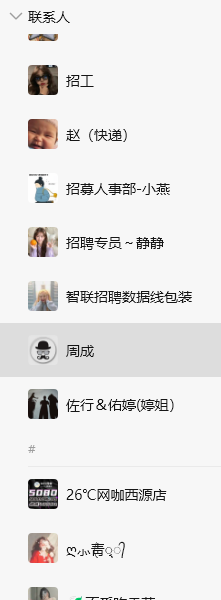
#> input picture bottom_test_0.png, 221 x 600 px; its folder holds only this picture in this run
$ python -i reocr_with_preprocess.py   (imports and definitions only)
#> lines starting #> are read from the running program, lines starting #| are printed output that depends on the picture; after the words box and inside, x2 and y2 are one past the last pixel; in counts of white or black regions, pixels touching at a corner belong together
#> further down, picture is the input picture: PIL image 221x600 RGB; mean R, G, B 233.1, 232.2, 231.8
# -*- coding: utf-8 -*-
"""
对已有截图重新进行预处理 + OCR，解决乱码问题

预处理流程：
  1. 裁切掉截图顶部/底部的非聊天区域
  2. 用 OpenCV 放大 3x（INTER_CUBIC）
  3. 双边滤波去噪（保边缘）
  4. 转灰度
  5. 自适应阈值二值化（增强对比度）
  6. 再用 PIL.ImageEnhance 增强对比度
  7. 送给 WinRT OCR（zh-Hans）

用法：
    python reocr_with_preprocess.py
"""

import sys
import io as _pyio
sys.stdout = _pyio.TextIOWrapper(sys.stdout.buffer, encoding='utf-8')
sys.stderr = _pyio.TextIOWrapper(sys.stderr.buffer, encoding='utf-8')

import os
import re
import asyncio
import glob
from pathlib import Path
from datetime import datetime

import cv2
import numpy as np
from PIL import Image, ImageEnhance, ImageFilter

# ===================== 配置 =====================
# 最近一次导出目录（自动找最新的）
DESKTOP = Path.home() / "Desktop"
CONTACT_NAME = "AiLy 李15502540306"

def find_latest_export_dir():
    dirs = sorted(
        [d for d in DESKTOP.iterdir() if d.is_dir() and d.name.startswith(f"微信导出_{CONTACT_NAME}")],
        key=lambda d: d.stat().st_mtime,
        reverse=True
    )
    return dirs[0] if dirs else None

# [1 line that did not run here, left out]
# ================================================


def preprocess_for_ocr(pil_img: Image.Image) -> Image.Image:
    """
    对截图做多步预处理，提升 OCR 准确率：
    1. 转为 OpenCV BGR
    2. 放大 3x（双三次插值）
    3. 双边滤波去噪
    4. 转灰度
    5. 自适应高斯阈值二值化
    6. 再轻微锐化
    """
    # PIL → OpenCV
    img_cv = cv2.cvtColor(np.array(pil_img.convert("RGB")), cv2.COLOR_RGB2BGR)

    # 1. 放大 3x（双三次插值，适合文字）
    h, w = img_cv.shape[:2]
#> h = 600; w = 221
    scale = 3
    img_up = cv2.resize(img_cv, (w * scale, h * scale), interpolation=cv2.INTER_CUBIC)
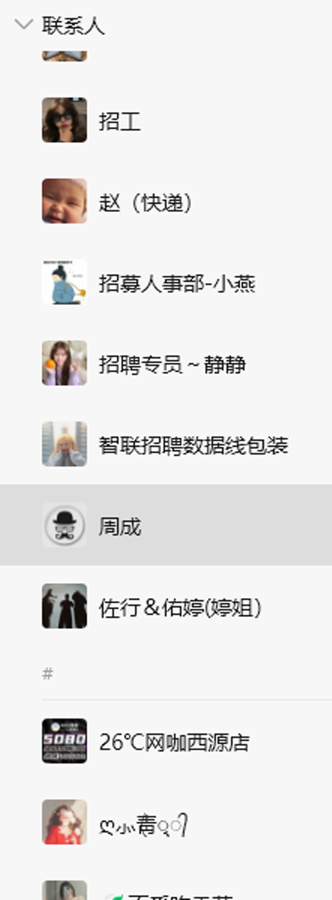
#> img_up: shape (1800, 663, 3) (shown at 1/2 size); mean B, G, R 231.6, 232, 232.9

    # 2. 双边滤波（去噪同时保留文字边缘）
    img_denoised = cv2.bilateralFilter(img_up, d=9, sigmaColor=75, sigmaSpace=75)

    # 3. 转灰度
    img_gray = cv2.cvtColor(img_denoised, cv2.COLOR_BGR2GRAY)

    # 4. 自适应高斯二值化（blockSize=31, C=10 适合微信聊天文字大小）
    img_bin = cv2.adaptiveThreshold(
        img_gray,
        maxValue=255,
        adaptiveMethod=cv2.ADAPTIVE_THRESH_GAUSSIAN_C,
        thresholdType=cv2.THRESH_BINARY,
        blockSize=31,
        C=10
    )
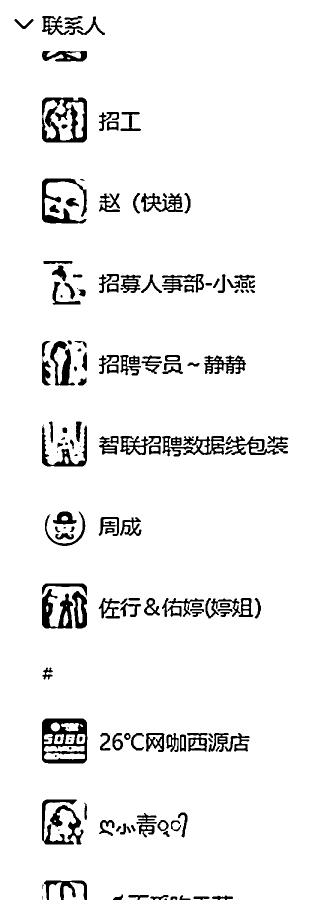
#> img_bin: shape (1800, 663) (shown at 1/2 size); 94.3% white; 166 black regions (20 under 20 px), largest, box (x1, y1, x2, y2) and area: (84, 1437, 175, 1527) 4320, (84, 195, 174, 285) 3943, (84, 1599, 167, 1689) 3001

    # 5. 轻微膨胀让细字变粗（提升识别率）
    kernel = np.ones((2, 2), np.uint8)
    img_bin = cv2.dilate(img_bin, kernel, iterations=1)
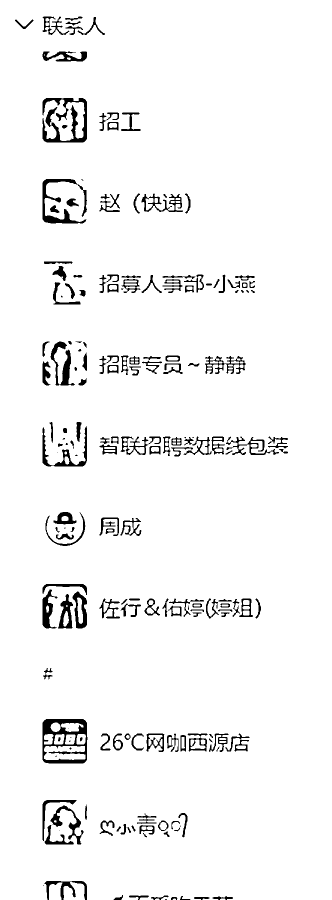
#> img_bin: shape (1800, 663) (shown at 1/2 size); 95.7% white; 180 black regions (22 under 20 px), largest, box (x1, y1, x2, y2) and area: (85, 1438, 175, 1527) 3630, (85, 196, 174, 285) 3255, (85, 358, 174, 447) 2213

    # 6. OpenCV → PIL，再增强对比度
    pil_result = Image.fromarray(img_bin).convert("RGB")
    pil_result = ImageEnhance.Sharpness(pil_result).enhance(2.0)

    return pil_result


# [70 lines left out: functions ocr_winrt, post_process_line, not called in this run]


# ── 噪声过滤规则（状态栏 / UI 控件 / 时间戳 / 系统通知）──────────────────
#
# 分三类：
#   A. 状态栏/窗口 UI（来自截图顶部）
#   B. 时间戳行（居中灰色小字，如"星期五 14:30"）
#   C. 系统通知（"你已添加了..."、"已在其它设备接听" 等）
#
NOISE_PATTERNS = [
    # ── A. 状态栏 / 窗口 UI ────────────────────────────────────────
    re.compile(r'^\d{1,2}二[A-Z0-9]\s*\d'),            # "12二52" 信号格
    re.compile(r'^\.ocal\s*Ag'),                         # ".ocal Ag.." WLAN
    re.compile(r'^\d\s*[,，]\s*\d{2}\s*[.．]\s*\d{2}'), # "0，12．03" 状态栏时间
    re.compile(r'^[刂刁]\s*[官宫]'),                     # "刂官" 图标
    re.compile(r'^[）)]\s*\d{1,2}\s*:\s*\d{2}'),        # "）11:17" 括号时间
    re.compile(r'^[隼隹]\s*\d'),                          # "隼0" 图标
    re.compile(r'^\d{4}$'),                              # 纯4位数（信号/电量）
    re.compile(r'^他人都'),                               # 状态栏通讯录
    re.compile(r'^亻回了\s*·\s*一消息'),                  # UI 元素

    # ── B. 时间戳行已移至 is_timestamp_line() 单独处理，此处不再过滤 ──

    # ── C. 系统通知（单行、内容固定）──────────────────────────────
    # "你已添加了AiLy李15502540306，现在可以开始聊天了。"
    re.compile(r'^你已添加了'),
    # "已在其它设备接听" / "^ 已在其它设接听"
    re.compile(r'已在其[他它].*设.*接听'),
    # "通话时长12:43"
    re.compile(r'^通话时长'),
    # 语音/视频通话被拒绝/未接
    re.compile(r'(未接|已拒绝|邀请你.*通话|发起了.*通话)'),
    # "[图片]" "[语音]" "[视频]" 等占位符
    re.compile(r'^\[(图片|语音|视频|表情|文件|链接|位置|红包|转账)\]$'),
]


# [30 lines left out: function is_noise_line, not called in this run]


# 时间戳行识别规则
TIMESTAMP_PATTERNS = [
    re.compile(r'^星期[一二三四五六日]\s*\d{1,2}:\d{2}$'),          # "星期五14:30"
    re.compile(r'^星[一二三四五六日]\s*\d{1,2}:\d{2}$'),            # "星五14:30"（误识别）
    re.compile(r'^[阼昨今]\s*天\s*\d{1,2}:\d{2}$'),                 # "昨天09:47"
    re.compile(r'^[阼昨今]天\s*\d{1,2}:\d{2}$'),                    # 紧凑格式
    re.compile(r'^星[．·\s]*期[一二三四五六日]\s*\d{1,2}:\d{2}$'),  # 带顿号误识别
    re.compile(r'^\d{1,2}:\d{2}$'),                                  # 纯时间 "09:47"
    re.compile(r'^\d{4}-\d{1,2}-\d{1,2}\s*\d{1,2}:\d{2}$'),        # "2026-03-14 09:47"
    re.compile(r'^[\u4e00-\u9fff]{1,4}\s*\d{1,2}:\d{2}$'),          # "昨天16:18" 等
]


# [230 lines left out: functions is_timestamp_line, parse_messages, deduplicate, save_txt, save_html, main, not called in this run]


# [2 lines not run here, left out]

>>> from PIL import Image
>>> picture = Image.open('bottom_test_0.png')
>>> result = preprocess_for_ocr(picture)

$ run again, on bottom_test_3.png
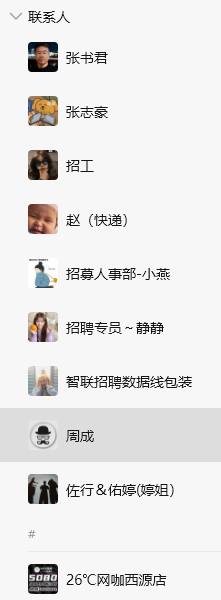
#> input picture bottom_test_3.png, 221 x 600 px
#> picture is the input picture: PIL image 221x600 RGB; mean R, G, B 232, 231.1, 230.6
#> in preprocess_for_ocr, `img_bin = cv2.adaptiveThreshold( img_gray, maxValue=255, adaptiveMetho..`:
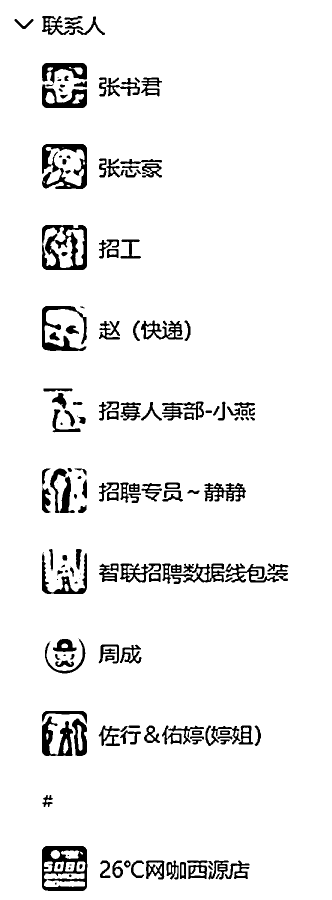
#> img_bin: shape (1800, 663) (shown at 1/2 size); 94% white; 166 black regions (15 under 20 px), largest, box (x1, y1, x2, y2) and area: (84, 1692, 175, 1782) 4320, (84, 450, 174, 540) 3943, (84, 288, 174, 378) 3603
#> in preprocess_for_ocr, `img_bin = cv2.dilate(img_bin, kernel, iterations=1)`:
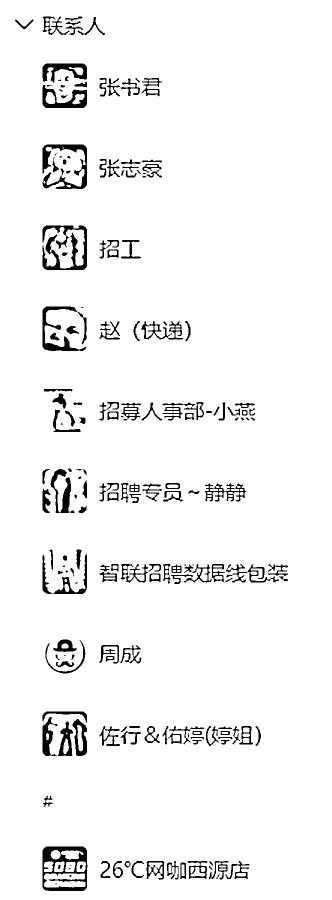
#> img_bin: shape (1800, 663) (shown at 1/2 size); 95.5% white; 184 black regions (26 under 20 px), largest, box (x1, y1, x2, y2) and area: (85, 1693, 175, 1782) 3630, (85, 451, 174, 540) 3255, (85, 289, 174, 378) 2837
